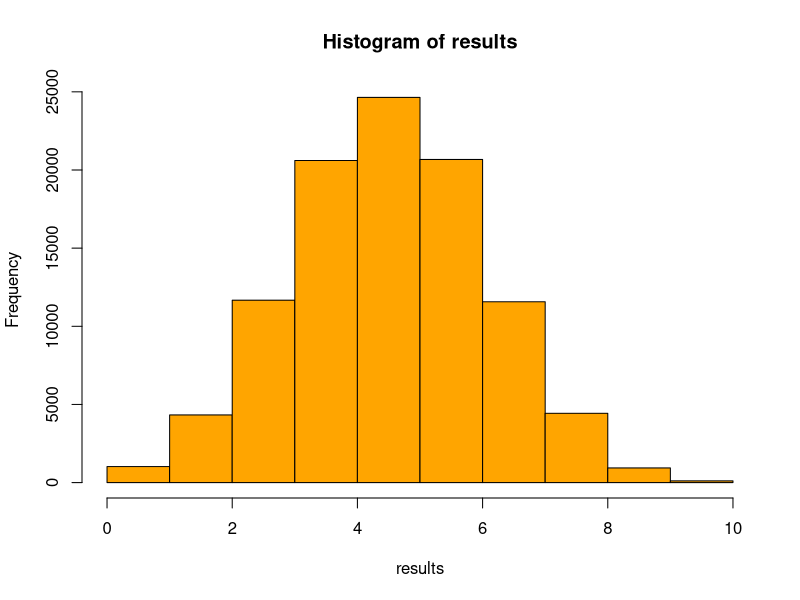
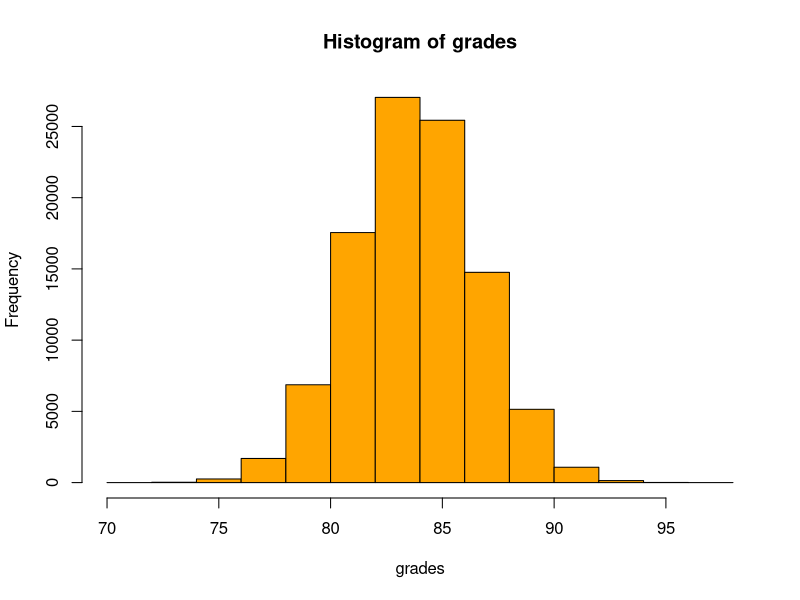

These figures' R source, in order:
replicate(15, {
  flips <- sample(c(0, 1), 10, replace=T)
  return(sum(flips))
})

replicate(100, {
  flips <- sample(c(0, 1), 10, replace=T)
  return(sum(flips))
})

results <- replicate(100000, {
  flips <- sample(c(0, 1), 10, replace=T)
  sum(flips)
})
hist(results, breaks=10, col='orange')

grades <- replicate(100000, {
  midterm1 <- 75
  midterm2 <- rnorm(1, mean=80, sd=5)
  final.exam <- rnorm(1, mean=90, sd=5)
  return(.25*midterm1 + 0.25*midterm2 + 0.5*final.exam)
})
hist(grades, col="orange")

runs <- replicate(100000, {
  midterm1 <- 75
  midterm2 <- rnorm(1, mean=80, sd=5)
  final.exam <- rnorm(1, mean=90, sd=5)
  return(0.25*midterm1 + 0.25*midterm2 + 0.5*final.exam >= 90)
})
sum(runs) / 100000